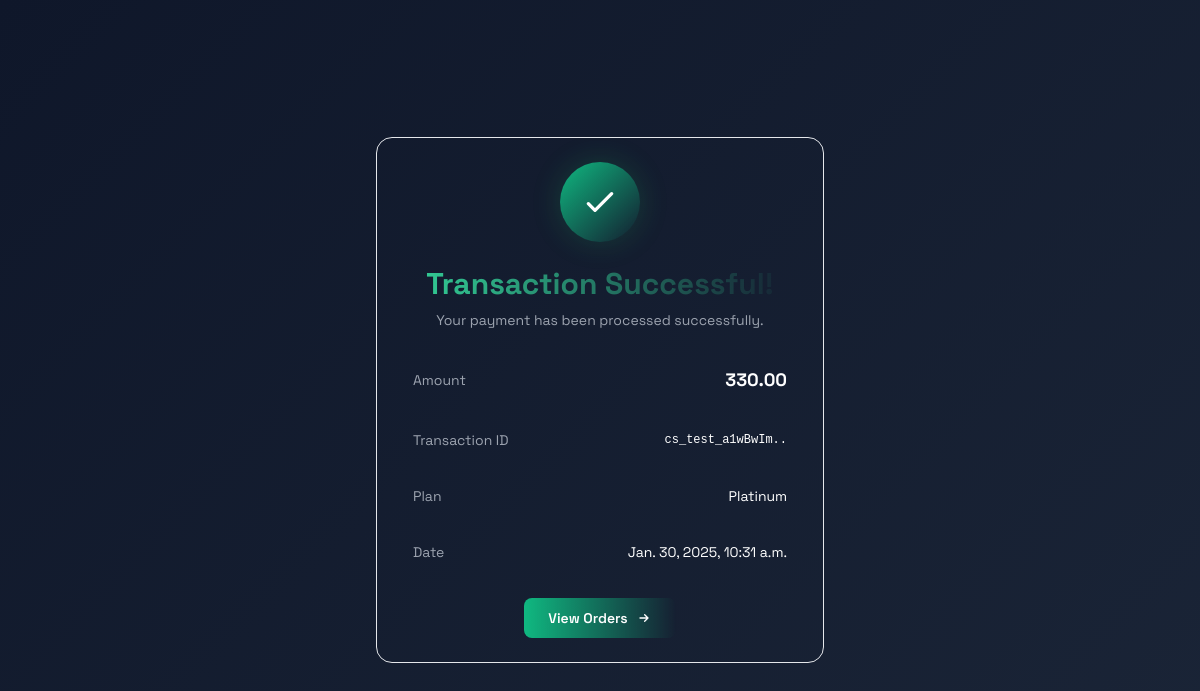
/success/ (signed in), run on an earlier commit of the app's database.
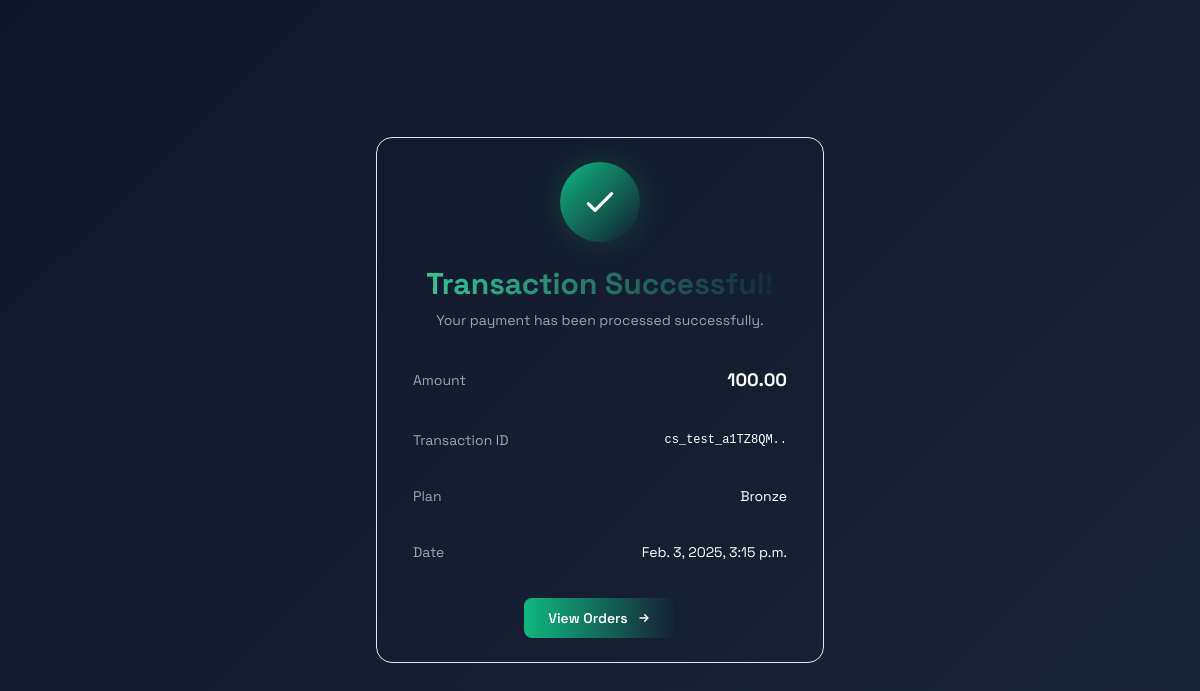
And on a later commit of the database.
### base/models.py (models this page shows, shortened)
class Subscription(models.Model):
    STATUS_CHOICES = [
        ('Pending', 'Pending'),
        ('Completed', 'Completed'),
        ('Cancelled', 'Cancelled'),
    ]
    PLAN_CHOICES = [
        ('Bronze', 'Bronze'),
        ('Silver', 'Silver'),
        ('Gold', 'Gold'),
        ('Platinum', 'Platinum'),
        ('None', 'None'),
    ]
    PAYMENT_METHODS = [
        ('Credit Card', 'Credit Card'),
        ('PayPal', 'PayPal'),
    ]
    user = models.ForeignKey(User, on_delete=models.CASCADE, related_name="orders", default=None)
    django_id = models.CharField(max_length=255, unique=True, default='')
    stripe_transaction_id = models.CharField(max_length=255, null=True, blank=True, default='')
    list_of_items = models.JSONField(default=dict)
    status = models.CharField(max_length=50, choices=STATUS_CHOICES, default='Pending')
    datetime = models.DateTimeField(auto_now_add=True)
    cost = models.DecimalField(max_digits=10, decimal_places=2, default=0.00)
    payment = models.CharField(max_length=20, choices=PAYMENT_METHODS, default='Not Specified')
    purchased_plan = models.CharField(max_length=50, choices=PLAN_CHOICES, default='None')

### base/views.py (the view)
# urls.py: path("success/", success, name="success"),
def success(request):
    user = request.user
    subscription = Subscription.objects.filter(user=user).order_by('-datetime').first()
    return render(request, "success.html", {"subscription": subscription})

### base/templates/success.html (shortened to what this page needs)
<link href="https://cdn.jsdelivr.net/npm/tailwindcss@2.2.19/dist/tailwind.min.css" rel="stylesheet">
<body class="success-bg text-white min-h-screen p-6 flex items-center justify-center antialiased">
    <div class="relative w-full max-w-md scale-in">
        <div class="bg-gray-900/80 backdrop-blur-xl rounded-2xl p-6 border border-gray-700/50">
            <div class="flex justify-center mb-6">
                <div class="w-20 h-20 bg-gradient-to-br from-green-500 to-emerald-500 rounded-full flex items-center justify-center glow">
                    <svg class="w-10 h-10 text-white" fill="none" stroke="currentColor" viewBox="0 0 24 24">
                        <path stroke-linecap="round" stroke-linejoin="round" stroke-width="2" d="M5 13l4 4L19 7"></path>
                    </svg>
                </div>
            </div>
            <div class="text-center mb-6 slide-up" style="animation-delay: 0.2s">
                <h1 class="text-3xl font-bold bg-gradient-to-r from-green-400 to-emerald-500 bg-clip-text text-transparent">
                </h1>
                <p class="mt-2 text-sm text-gray-400">Your payment has been processed successfully.</p>
            </div>
            <div class="space-y-3 mb-6">
                <div class="bg-gray-800/50 rounded-lg p-3 slide-up" style="animation-delay: 0.4s">
                    <div class="flex justify-between items-center">
                        <span class="text-gray-400 text-sm">Amount</span>
                        <span class="text-lg font-bold text-white">{{ subscription.cost }}</span>
                    </div>
                </div>
                <div class="bg-gray-800/50 rounded-lg p-3 slide-up" style="animation-delay: 0.5s">
                    <div class="flex justify-between items-center">
                        <span class="text-gray-400 text-sm">Transaction ID</span>
                        <span class="font-mono text-xs text-emerald-400">{{ subscription.stripe_transaction_id|slice:":15" }}..</span>
                    </div>
                </div>
                <div class="bg-gray-800/50 rounded-lg p-3 slide-up" style="animation-delay: 0.6s">
                    <div class="flex justify-between items-center">
                        <span class="text-gray-400 text-sm">Plan</span>
                        <span class="text-white text-sm">{{ subscription.purchased_plan }}</span>
                    </div>
                </div>
                <div class="bg-gray-800/50 rounded-lg p-3 slide-up" style="animation-delay: 0.7s">
                    <div class="flex justify-between items-center">
                        <span class="text-gray-400 text-sm">Date</span>
                        <span class="text-white text-sm">{{ subscription.datetime }}</span>
                    </div>
                </div>
            </div>
            <div class="text-center slide-up" style="animation-delay: 0.8s">
                <a href="/orders/" class="inline-flex items-center justify-center px-6 py-2.5 bg-gradient-to-r from-green-500 to-emerald-500 rounded-lg text-white text-sm font-semibold transition-all duration-300 transform hover:scale-105 hover:shadow-lg hover:shadow-green-500/25 focus:outline-none">
                    <span>View Orders</span>
                    <svg class="w-4 h-4 ml-2" fill="none" stroke="currentColor" viewBox="0 0 24 24">
                        <path stroke-linecap="round" stroke-linejoin="round" stroke-width="2" d="M13 7l5 5m0 0l-5 5m5-5H6"></path>
                    </svg>
                </a>
            </div>
        </div>
    </div>
</body>

What changed in the data, as far as the page shows it:
no longer on this page (row unchanged): Subscription: cost "330.00", stripe_transaction_id "cs_test_a1wBwIm", purchased_plan "Platinum", datetime "Jan. 30, 2025, 10:31 a.m."
added Subscription: cost "100.00", stripe_transaction_id "cs_test_a1TZ8QM", purchased_plan "Bronze", datetime "Feb. 3, 2025, 3:15 p.m."
